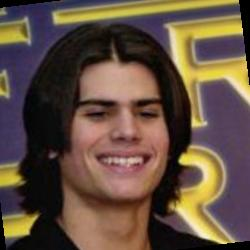
#> input picture Day5/Datasets/AJ_Lamas/AJ_Lamas_0001.jpg, 250 x 250 px, given in place of the camera
$ python Step3.py
#> lines starting #> are read from the running program, lines starting #| are printed output that depends on the picture; after the words box and inside, x2 and y2 are one past the last pixel; in counts of white or black regions, pixels touching at a corner belong together
import cv2
import numpy as np
import joblib

model = joblib.load(r"C:\Users\Administrator\Desktop\StudyAI\Day5\\"+"face_classifier.pkl")
#> (reads Day5/face_classifier.pkl from the repository)

min_YCrCb = np.array([0,133,77],np.uint8)
max_YCrCb = np.array([235,173,127],np.uint8)

cam = cv2.VideoCapture(1)

while True:
    ret, frame = cam.read()
#> frame is the input picture: shape (250, 250, 3); mean B, G, R 64.9, 79.7, 99.5
    if not ret:
        break

    imageYCrCb = cv2.cvtColor(frame, cv2.COLOR_BGR2YCR_CB)
#> imageYCrCb: shape (250, 250, 3); mean of channels 0, 1, 2 84, 139.1, 117.2
    mask = cv2.inRange(imageYCrCb, min_YCrCb, max_YCrCb)
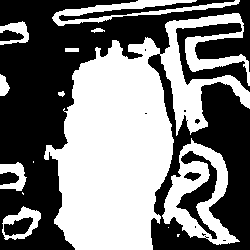
#> mask: shape (250, 250); 48.4% white; 14 white regions (4 under 20 px), largest, box (x1, y1, x2, y2) and area: (44, 13, 250, 250) 23741, (162, 138, 240, 245) 3334, (52, 0, 240, 26) 1548
    mask = cv2.morphologyEx(mask, cv2.MORPH_OPEN, np.ones((5, 5), np.uint8))
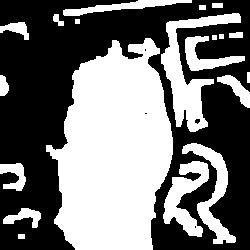
#> mask: shape (250, 250); 46% white; 20 white regions

    contours, _ = cv2.findContours(mask, cv2.RETR_EXTERNAL, cv2.CHAIN_APPROX_SIMPLE)
#> contours = 20 contours, 3 with area under 20; largest, box (x1, y1, x2, y2) and area: (46, 38, 173, 250) 18862, (161, 13, 241, 132) 2596, (163, 161, 209, 237) 1481, (182, 143, 236, 244) 1382, (185, 36, 245, 71) 720

    for contour in contours:
        area = cv2.contourArea(contour)
        if area > 1500:
            x, y, w, h = cv2.boundingRect(contour)
            aspect_ratio = w / float(h)

            prediction = model.predict([[area, aspect_ratio]])[0]

            if prediction == 1:
                label = "Face"
                color = (0, 255, 0)
            # else:
            #     label = "Not face"
            #     color = (0, 0, 255)

#> (the run stopped early here; a loop or call above may not have finished)
